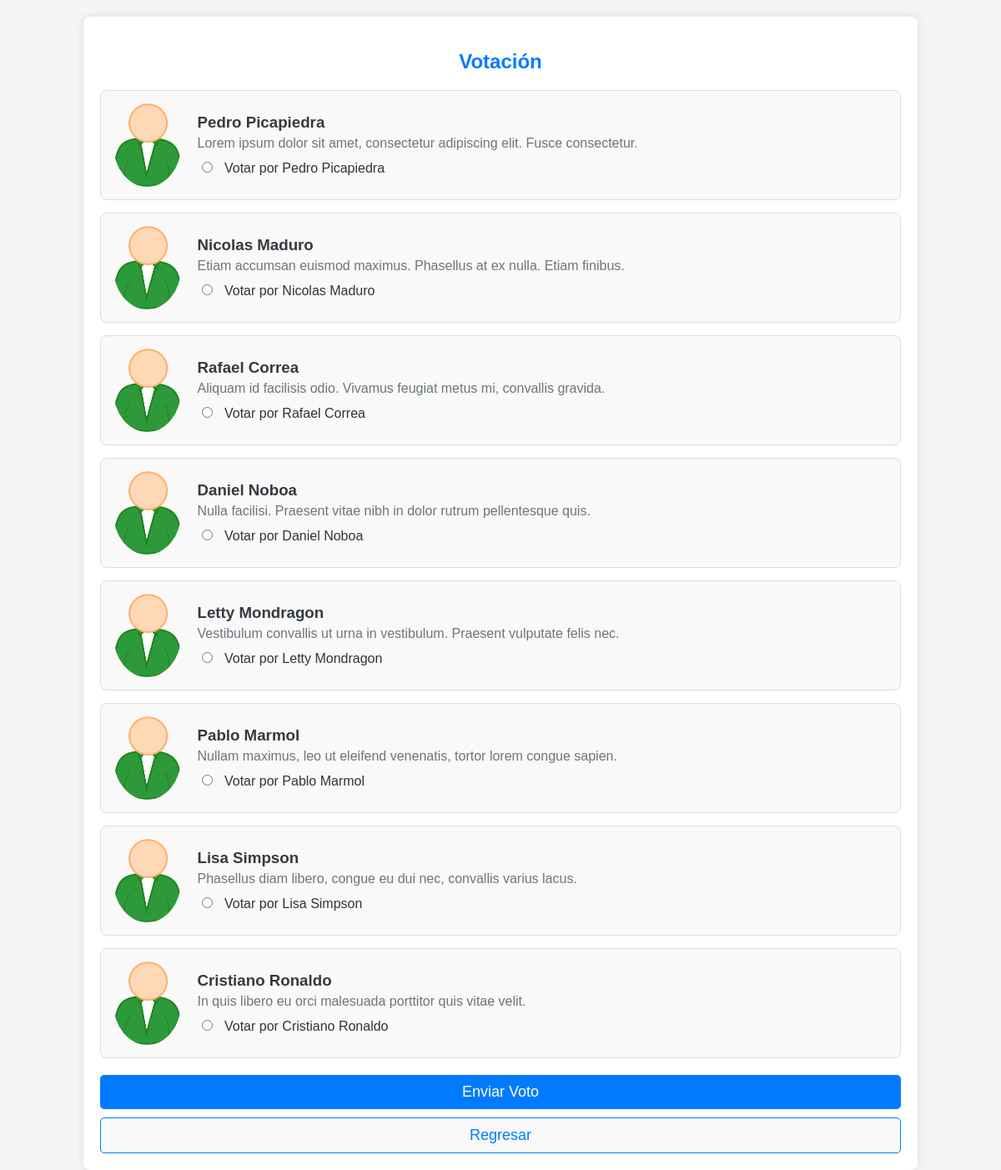
The page /votacion/ (signed in) on the database its author committed.
### elecciones/models.py (models this page shows, shortened)
class Candidato(models.Model):
    nombre = models.CharField(max_length=100, null=True, blank=True)
    partido = models.CharField(max_length=100, null=True, blank=True)
    descripcion = models.TextField(null=True, blank=True)
    foto = models.ImageField(upload_to='candidatos/', default='candidatos/user.png')

### elecciones/views.py (the view)
# urls.py: path('votacion/', votacion_view, name='votacion'),
@login_required
def votacion_view(request):
    if request.method == 'POST':
        form = VotoForm(request.POST)
        if form.is_valid():
            voto = form.save(commit=False)
            voto.usuario = request.user
            voto.save()
            return redirect('gracias')
    else:
        form = VotoForm()
    candidatos = Candidato.objects.all()
    return render(request, 'elecciones/votacion.html', {'form': form, 'candidatos': candidatos})

### elecciones/forms.py
class VotoForm(forms.ModelForm):
    class Meta:
        model = Voto
        fields = ['candidato']

### elecciones/templates/elecciones/votacion.html (shortened to what this page needs)
<!DOCTYPE html>
<html>
<head>
</head>
<body>
    <div class="container">
        <h2>Votación</h2>
        <form method="post">
            <div>
                {% for candidato in candidatos %}
                    <div class="candidato-card">
                        <img src="{{ candidato.foto.url }}" alt="{{ candidato.nombre }}">
                        <div class="info">
                            <h3>{{ candidato.nombre }}</h3>
                            <p>{{ candidato.descripcion }}</p>
                            <label>
                                <input type="radio" name="candidato" value="{{ candidato.id }}">
                                Votar por {{ candidato.nombre }}
                            </label>
                        </div>
                    </div>
                {% endfor %}
            </div>
            <button type="submit" class="submit-button">Enviar Voto</button>
        </form>
        <form action="{% url 'inicio' %}" method="post">
            <button type="submit" class="back-button">Regresar</button>
        </form>
    </div>
</body>
</html>

### elecciones/templates/elecciones/votacion.html (style rules this page uses)
body { font-family: Arial, sans-serif; background-color: #f4f4f4; color: #333; margin: 0; padding: 0; }
.container { width: 80%; margin: 0 auto; padding: 20px; background-color: #fff; box-shadow: 0 0 10px rgba(0, 0, 0, 0.1); border-radius: 8px; margin-top: 20px; }
h2 { color: #007BFF; text-align: center; margin-bottom: 20px; }
.candidato-card { border: 1px solid #ddd; border-radius: 8px; padding: 15px; margin-bottom: 15px; display: flex; align-items: center; background-color: #f9f9f9; transition: background-color 0.3s, box-shadow 0.3s; }
.candidato-card img { border-radius: 50%; max-width: 100px; max-height: 100px; margin-right: 20px; }
.candidato-card .info { flex: 1; }
.candidato-card h3 { margin: 0; color: #343a40; }
.candidato-card p { margin: 5px 0 10px; color: #6c757d; }
.candidato-card label { display: block; margin-top: 10px; cursor: pointer; font-size: 16px; }
.candidato-card input[type="radio"] { margin-right: 10px; }
.submit-button { display: block; width: 100%; padding: 10px; font-size: 18px; color: #fff; background-color: #007BFF; border: none; border-radius: 5px; cursor: pointer; text-align: center; margin-top: 20px; transition: background-color 0.3s; }
.back-button { display: block; width: 100%; padding: 10px; font-size: 18px; color: #007BFF; background-color: #f9f9f9; border: 1px solid #007BFF; border-radius: 5px; cursor: pointer; text-align: center; margin-top: 10px; transition: background-color 0.3s; }

### rows shown on the page
Candidato: foto (placeholder picture), nombre "Pedro Picapiedra", descripcion "Lorem ipsum dolor sit amet, consectetur adipiscing elit. Fusce consectetur."
Candidato: foto (placeholder picture), nombre "Nicolas Maduro", descripcion "Etiam accumsan euismod maximus. Phasellus at ex nulla. Etiam finibus."
Candidato: foto (placeholder picture), nombre "Rafael Correa", descripcion "Aliquam id facilisis odio. Vivamus feugiat metus mi, convallis gravida."
Candidato: foto (placeholder picture), nombre "Daniel Noboa", descripcion "Nulla facilisi. Praesent vitae nibh in dolor rutrum pellentesque quis."
Candidato: foto (placeholder picture), nombre "Letty Mondragon", descripcion "Vestibulum convallis ut urna in vestibulum. Praesent vulputate felis nec."
Candidato: foto (placeholder picture), nombre "Pablo Marmol", descripcion "Nullam maximus, leo ut eleifend venenatis, tortor lorem congue sapien."
Candidato: foto (placeholder picture), nombre "Lisa Simpson", descripcion "Phasellus diam libero, congue eu dui nec, convallis varius lacus."
Candidato: foto (placeholder picture), nombre "Cristiano Ronaldo", descripcion "In quis libero eu orci malesuada porttitor quis vitae velit."
